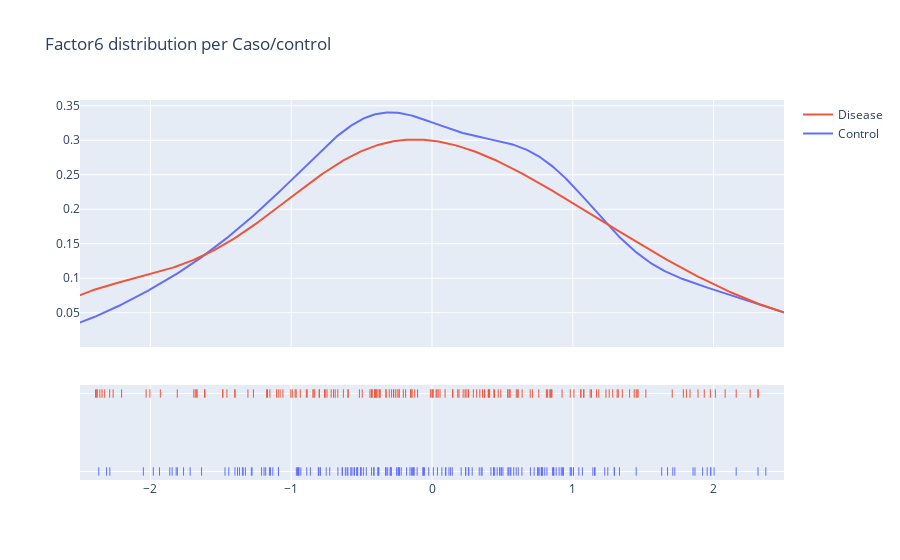

Notebook code cell kept with this figure:
### Code cell
mdatacol = qualCols[1]

# fig = go.Figure()

# fig.add_trace(go.Violin(
#     x=(mdatai[mdatacol]==0).sum()*['Control'],
#     y=m.get_factors()[mdatai[mdatacol]==0,nfactor-1],
#     box_visible=True, points="all", showlegend=False
# ))

# fig.add_trace(go.Violin(
#     x=(mdatai[mdatacol]==1).sum()*['Disease'],
#     y=m.get_factors()[mdatai[mdatacol]==1,nfactor-1],
#     box_visible=True, points="all", showlegend=False
# ))

import plotly.figure_factory as ff

hist_data = [
    m.get_factors()[mdatai[mdatacol]==0,nfactor-1],
    m.get_factors()[mdatai[mdatacol]==1,nfactor-1]
]

group_labels = ['Control', 'Disease']
colors = [palette[0], palette[1]]

# Create distplot with curve_type set to 'normal'
fig = ff.create_distplot(hist_data, group_labels, show_hist=False, colors=colors, curve_type='kde')

# Add title
fig.update_xaxes(range=(-2.5,2.5))
fig.update_layout(title_text=f'{col} distribution per {mdatacol}')
fig.show()

#
# Violin Plot
#

# fig = go.Figure()
# data = [
#     m.get_factors()[mdatai[mdatacol]==0,nfactor-1],
#     m.get_factors()[mdatai[mdatacol]==1,nfactor-1]
# ]
# # for data_line, color in zip(data, palette[:2]):

# fig.add_trace(go.Violin(x=data[0], line_color=palette[0], opacity=0.5, name='Control'))
# fig.add_trace(go.Violin(x=data[1], line_color=palette[1], opacity=1, name='Disease'))

# fig.update_traces(orientation='h', side='positive', width=100, points=False)
# fig.update_layout(xaxis_showgrid=False, xaxis_zeroline=False, title=f'{col} distribution per {mdatacol}')
#fig.update_xaxes(range=(-2.2,2.2))
# fig.show()
# # m.get_factors()[mdatai['Caso/control']==0,nfactor-1]

### Figure 1 — Plotly figure (JSON) as saved in the notebook; plotly's stock layout.template omitted (floating-point values rounded to 4 significant figures; data arrays with more than 128 entries replaced by an {"elided": "..."} marker saying what was removed)
{"data": [{"legendgroup": "Control", "marker": {"color": "#636EFA"}, "mode": "lines", "name": "Control", "showlegend": true, "type": "scatter", "x": {"elided": "500 float values"}, "xaxis": "x", "y": {"elided": "500 float values"}, "yaxis": "y"}, {"legendgroup": "Disease", "marker": {"color": "#EF553B"}, "mode": "lines", "name": "Disease", "showlegend": true, "type": "scatter", "x": {"elided": "500 float values"}, "xaxis": "x", "y": {"elided": "500 float values"}, "yaxis": "y"}, {"legendgroup": "Control", "marker": {"color": "#636EFA", "symbol": "line-ns-open"}, "mode": "markers", "name": "Control", "showlegend": false, "type": "scatter", "x": {"elided": "182 float values"}, "xaxis": "x", "y": {"elided": "182 str values"}, "yaxis": "y2"}, {"legendgroup": "Disease", "marker": {"color": "#EF553B", "symbol": "line-ns-open"}, "mode": "markers", "name": "Disease", "showlegend": false, "type": "scatter", "x": {"elided": "182 float values"}, "xaxis": "x", "y": {"elided": "182 str values"}, "yaxis": "y2"}], "layout": {"barmode": "overlay", "hovermode": "closest", "legend": {"traceorder": "reversed"}, "title": {"text": "Factor6 distribution per Caso/control"}, "xaxis": {"anchor": "y2", "domain": [0, 1], "range": [-2.5, 2.5], "zeroline": false}, "yaxis": {"anchor": "free", "domain": [0.35, 1], "position": 0}, "yaxis2": {"anchor": "x", "domain": [0, 0.25], "dtick": 1, "showticklabels": false}}}
